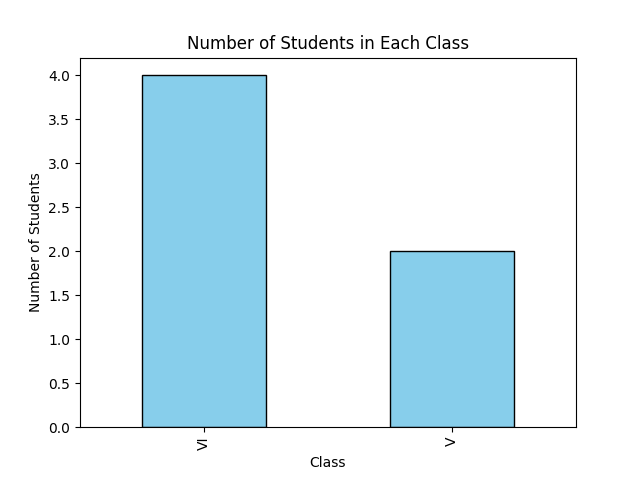

Write the Python code that produced this figure.
import pandas as pd
import matplotlib.pyplot as plt

# Create the DataFrame with student data
student_data = pd.DataFrame({
    'school_code': ['s001', 's002', 's003', 's001', 's002', 's004'],
    'class': ['V', 'VI', 'VI', 'VI', 'V', 'VI'],
    'name': ['Alberto Franco', 'Gino Mcneill', 'Ryan Parkes', 'Eesha Hinton', 'Gino Mcneill', 'David Parkes'],
    'age': [12, 12, 13, 13, 14, 12],
    'height': [173, 192, 186, 167, 151, 159],
    'weight': [35, 32, 33, 30, 31, 32],
    'address': ['street1', 'street2', 'street3', 'street1', 'street2', 'street4']
})

# Group by 'class' and count the number of students in each class
class_counts = student_data['class'].value_counts()

# Display the counts for each class
print("Number of students in each class:\n")
print(class_counts)

# Generate a bar chart for the class counts
# The 'class_counts.plot' function creates a bar chart where:
# - 'kind' specifies the type of plot ('bar' for a bar chart)
# - 'color' sets the color of the bars
# - 'edgecolor' sets the color of the bar borders
class_counts.plot(kind='bar', color='skyblue', edgecolor='black')

# Add titles and labels to the chart for better readability
plt.title('Number of Students in Each Class')   # Title of the bar chart
plt.xlabel('Class')                            # Label for the x-axis
plt.ylabel('Number of Students')               # Label for the y-axis

# Display the bar chart
plt.show()
'''
Output:
Number of students in each class:

class
VI    4
V     2
Name: count, dtype: int64
'''
